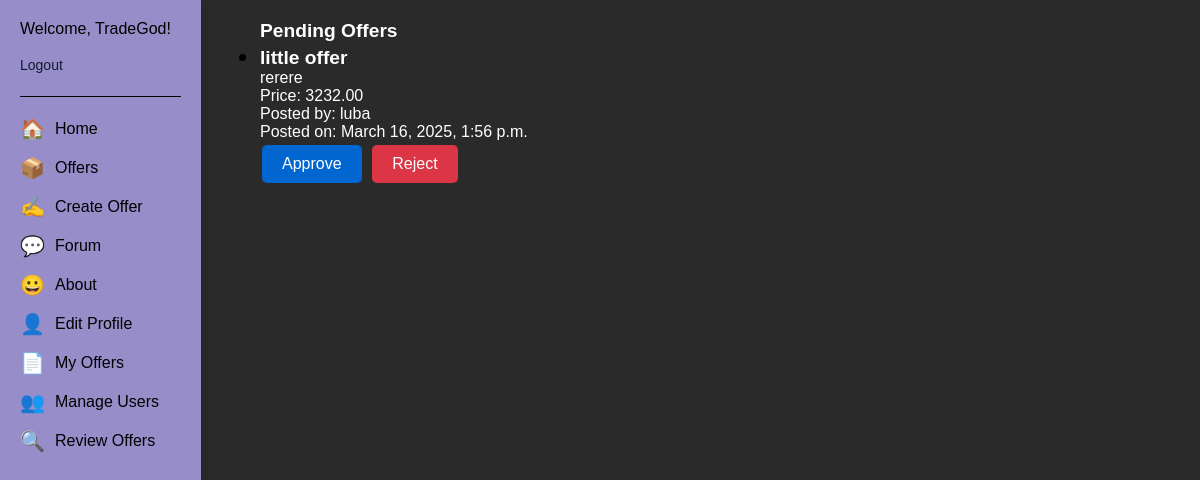
Before: /review-offers/ (signed in) with the older database file.
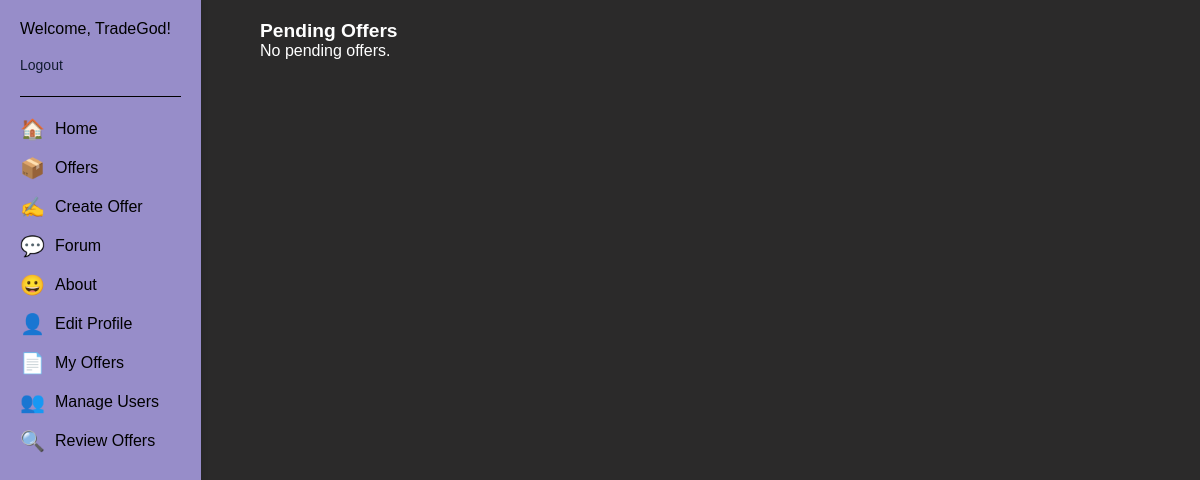
After: the same page with the newer database file.
### tradeapp/models.py (models this page shows, shortened)
class Offer(models.Model):
    STATUS_CHOICES = [
        ('pending', 'Pending'),
        ('approved', 'Approved'),
        ('rejected', 'Rejected'),
    ]
    title = models.CharField(max_length=200)
    description = models.TextField()
    price = models.DecimalField(max_digits=10, decimal_places=2)
    image = models.ImageField(upload_to='images/', blank=True, null=True)
    posted_date = models.DateTimeField(default=timezone.now)
    user = models.ForeignKey(User, on_delete=models.CASCADE)
    is_open = models.BooleanField(default=True)
    status = models.CharField(max_length=10, choices=STATUS_CHOICES, default='pending')

### tradeapp/views.py (the view)
# urls.py: path('review-offers/', views.review_offers, name='review_offers'),
@user_passes_test(lambda u: u.is_staff)
def review_offers(request):
    pending_offers = Offer.objects.filter(status='pending')
    return render(request, 'review_offers.html', {'pending_offers': pending_offers})

### tradeapp/templates/review_offers.html (shortened to what this page needs)
{% extends "base.html" %}
{% block content %}
<div class="container">
    <h1>Pending Offers</h1>
    <ul id="pending-offers-list">
        {% for offer in pending_offers %}
            <li id="offer-{{ offer.id }}">
                <h2>{{ offer.title }}</h2>
                <p>{{ offer.description }}</p>
                <p>Price: {{ offer.price }}</p>
                <p>Posted by: {{ offer.user.username }}</p>
                <p>Posted on: {{ offer.posted_date }}</p>
                <button class="btn btn-success approve-btn" data-offer-id="{{ offer.id }}">Approve</button>
                <button class="btn btn-danger reject-btn" data-offer-id="{{ offer.id }}">Reject</button>
            </li>
        {% empty %}
            <p>No pending offers.</p>
        {% endfor %}
    </ul>
</div>
{% endblock %}

Changed rows visible on the page:
removed Offer: title "little offer", description "rerere", price "3232.00", user.username "luba", posted_date "March 16, 2025, 1:56 p.m."
Other visible differences:
text now shown: "No pending offers."
